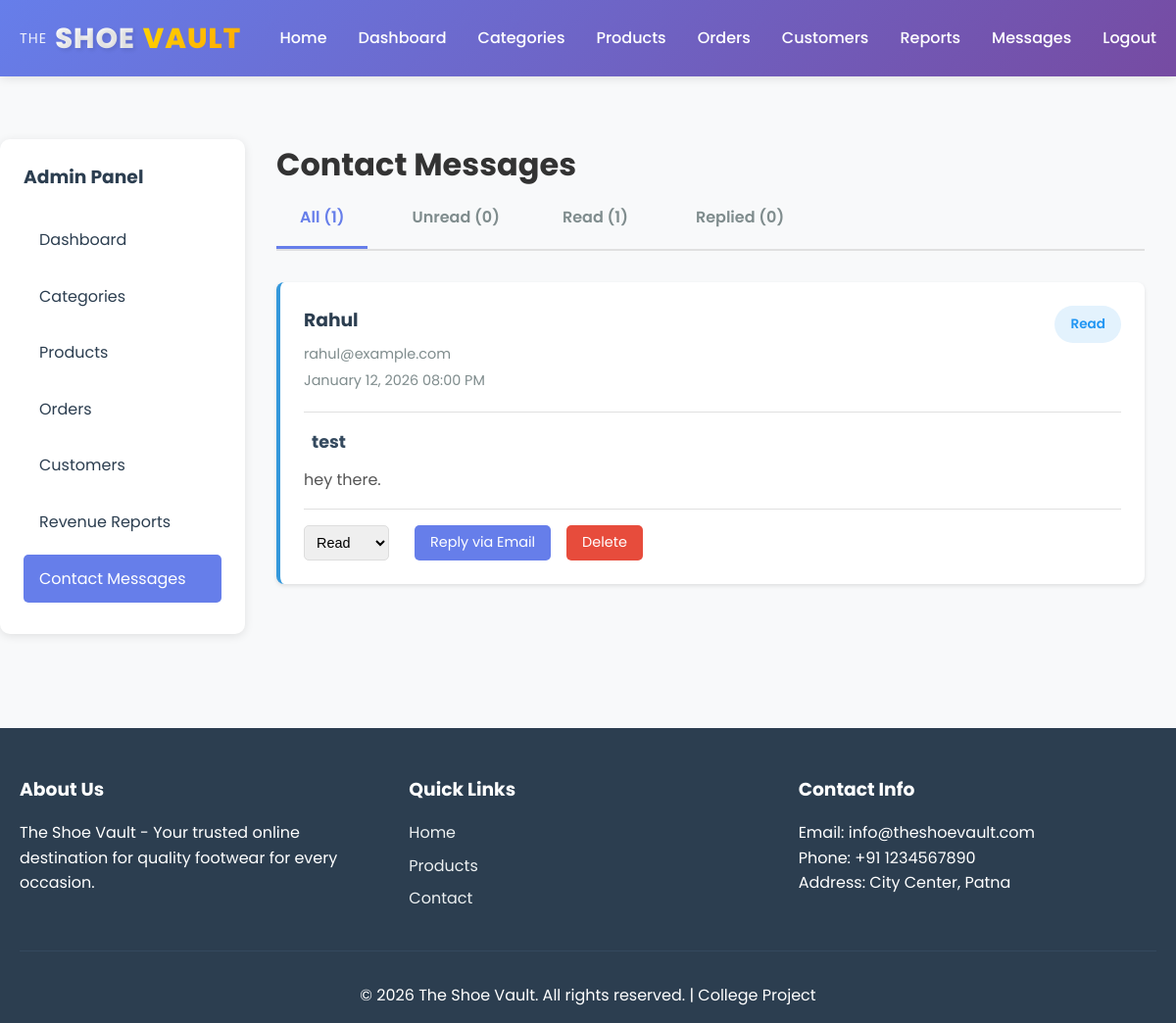
Screenshot of /admin/contact-messages.php (signed in) with the database file from the repository.
### tables this page shows
CREATE TABLE `contact_messages` (
  `id` int(11) NOT NULL,
  `name` varchar(100) NOT NULL,
  `email` varchar(100) NOT NULL,
  `subject` varchar(200) NOT NULL,
  `message` text NOT NULL,
  `status` enum('unread','read','replied') DEFAULT 'unread',
  `created_at` timestamp NOT NULL DEFAULT current_timestamp()
);

### admin/contact-messages.php (the view, shortened to what this page needs)
<?php
require_once '../includes/config.php';
$filter = isset($_GET['filter']) ? $_GET['filter'] : 'all';
$whereClause = '';
$messagesQuery = "SELECT * FROM contact_messages $whereClause ORDER BY created_at DESC";
$messagesResult = mysqli_query($conn, $messagesQuery);
$unreadCount = mysqli_fetch_assoc(mysqli_query($conn, "SELECT COUNT(*) as count FROM contact_messages WHERE status = 'unread'"))['count'];
$readCount = mysqli_fetch_assoc(mysqli_query($conn, "SELECT COUNT(*) as count FROM contact_messages WHERE status = 'read'"))['count'];
$repliedCount = mysqli_fetch_assoc(mysqli_query($conn, "SELECT COUNT(*) as count FROM contact_messages WHERE status = 'replied'"))['count'];
$totalCount = mysqli_num_rows(mysqli_query($conn, "SELECT id FROM contact_messages"));
include '../includes/header.php';
?>
<div class="admin-container">
    <div class="admin-sidebar">
        <h3>Admin Panel</h3>
        <ul class="admin-menu">
            <li><a href="dashboard.php">Dashboard</a></li>
            <li><a href="categories.php">Categories</a></li>
            <li><a href="products.php">Products</a></li>
            <li><a href="orders.php">Orders</a></li>
            <li><a href="customers.php">Customers</a></li>
            <li><a href="reports.php">Revenue Reports</a></li>
            <li><a href="contact-messages.php" class="active">Contact Messages</a></li>
        </ul>
    </div>
    <div class="admin-content" style="padding-right: 2rem;">
        <h1><i class="fas fa-envelope"></i> Contact Messages</h1>
        <div class="filter-tabs">
            <a href="contact-messages.php?filter=all" class="filter-tab <?php echo $filter == 'all' ? 'active' : ''; ?>">
                All (<?php echo $totalCount; ?>)
            </a>
            <a href="contact-messages.php?filter=unread" class="filter-tab <?php echo $filter == 'unread' ? 'active' : ''; ?>">
                <i class="fas fa-circle" style="color: #e74c3c; font-size: 0.6rem;"></i> Unread (<?php echo $unreadCount; ?>)
            </a>
            <a href="contact-messages.php?filter=read" class="filter-tab <?php echo $filter == 'read' ? 'active' : ''; ?>">
                Read (<?php echo $readCount; ?>)
            </a>
            <a href="contact-messages.php?filter=replied" class="filter-tab <?php echo $filter == 'replied' ? 'active' : ''; ?>">
                <i class="fas fa-check-circle" style="color: #27ae60; font-size: 0.8rem;"></i> Replied (<?php echo $repliedCount; ?>)
            </a>
        </div>
        <?php if (mysqli_num_rows($messagesResult) > 0): ?>
            <div class="messages-list">
                <?php while ($msg = mysqli_fetch_assoc($messagesResult)): ?>
                    <div class="message-card <?php echo $msg['status']; ?>">
                        <div class="message-header">
                            <div class="message-info">
                                <h3>
                                    <?php echo htmlspecialchars($msg['name']); ?>
                                </h3>
                                <p class="message-email"><i class="fas fa-envelope"></i> <?php echo htmlspecialchars($msg['email']); ?></p>
                                <p class="message-date"><i class="fas fa-clock"></i> <?php echo date('F d, Y h:i A', strtotime($msg['created_at'])); ?></p>
                            </div>
                            <div class="message-actions">
                                <span class="status-badge status-<?php echo $msg['status']; ?>">
                                    <?php echo ucfirst($msg['status']); ?>
                                </span>
                            </div>
                        </div>
                        <div class="message-body">
                            <h4><i class="fas fa-tag"></i> <?php echo htmlspecialchars($msg['subject']); ?></h4>
                            <p><?php echo nl2br(htmlspecialchars($msg['message'])); ?></p>
                        </div>
                        <div class="message-footer">
                            <form method="POST" style="display: inline-block; margin-right: 10px;">
                                <select name="status" onchange="this.form.submit()" class="status-select">
                                    <option value="read" <?php echo $msg['status'] == 'read' ? 'selected' : ''; ?>>Read</option>
                                </select>
                            </form>
                            <a href="mailto:<?php echo htmlspecialchars($msg['email']); ?>?subject=Re: <?php echo urlencode($msg['subject']); ?>" class="btn btn-primary btn-sm">
                                <i class="fas fa-reply"></i> Reply via Email
                            </a>
                            <a href="contact-messages.php?delete=<?php echo $msg['id']; ?>" class="btn btn-delete btn-sm" onclick="return confirm('Are you sure you want to delete this message?')">
                                <i class="fas fa-trash"></i> Delete
                            </a>
                        </div>
                    </div>
                <?php endwhile; ?>
            </div>
        <?php endif; ?>
    </div>
</div>
<?php include '../includes/footer.php'; ?>

### assets/css/style.css (style rules this page uses)
* { margin: 0; padding: 0; box-sizing: border-box; }
body { font-family: 'Poppins', -apple-system, BlinkMacSystemFont, 'Segoe UI', Roboto, 'Helvetica Neue', Arial, sans-serif; line-height: 1.6; color: #333; background-color: #f8f9fa; }
.btn { display: inline-block; padding: 0.6rem 1.5rem; border: none; border-radius: 5px; cursor: pointer; text-decoration: none; font-size: 1rem; transition: all 0.3s; text-align: center; }
.btn-primary { background: #667eea; color: white; }
.btn-sm { padding: 0.4rem 1rem; font-size: 0.9rem; }
.btn-delete { background: #e74c3c; color: white; }
.admin-container { display: flex; gap: 2rem; margin-top: 2rem; }
.admin-sidebar { width: 250px; background: white; padding: 1.5rem; border-radius: 10px; box-shadow: 0 2px 10px rgba(0,0,0,0.1); height: fit-content; position: sticky; top: 100px; }
.admin-sidebar h3 { margin-bottom: 1.5rem; color: #2c3e50; }
.admin-menu { list-style: none; }
.admin-menu li { margin-bottom: 0.5rem; }
.admin-menu li a { display: block; padding: 0.75rem 1rem; color: #2c3e50; text-decoration: none; border-radius: 5px; transition: all 0.3s; }
.admin-menu li a:hover, .admin-menu li a.active { background: #667eea; color: white; }
.admin-content { flex: 1; }
.status-badge { display: inline-block; padding: 0.25rem 0.75rem; border-radius: 15px; font-size: 0.85rem; font-weight: 500; }

### admin/contact-messages.php (style rules this page uses)
.filter-tabs { display: flex; gap: 1rem; margin-bottom: 2rem; border-bottom: 2px solid #e0e0e0; padding-bottom: 0; }
.filter-tab { padding: 1rem 1.5rem; text-decoration: none; color: #7f8c8d; font-weight: 600; border-bottom: 3px solid transparent; transition: all 0.3s; display: flex; align-items: center; gap: 5px; }
.filter-tab.active { color: #667eea; border-bottom-color: #667eea; }
.messages-list { display: flex; flex-direction: column; gap: 1.5rem; }
.message-card { background: white; border-radius: 8px; padding: 1.5rem; box-shadow: 0 2px 4px rgba(0,0,0,0.1); transition: all 0.3s; border-left: 4px solid #e0e0e0; }
.message-card.read { border-left-color: #3498db; }
.message-header { display: flex; justify-content: space-between; align-items: flex-start; margin-bottom: 1rem; padding-bottom: 1rem; border-bottom: 1px solid #e0e0e0; }
.message-info h3 { margin-bottom: 0.5rem; color: #2c3e50; display: flex; align-items: center; gap: 8px; }
.message-email, .message-date { color: #7f8c8d; font-size: 0.9rem; margin: 0.25rem 0; }
.message-body { margin-bottom: 1rem; }
.message-body h4 { color: #34495e; margin-bottom: 0.75rem; font-size: 1.1rem; display: flex; align-items: center; gap: 8px; }
.message-body p { color: #555; line-height: 1.6; }
.message-footer { display: flex; align-items: center; gap: 1rem; padding-top: 1rem; border-top: 1px solid #e0e0e0; }
.status-select { padding: 0.5rem; border: 1px solid #ddd; border-radius: 5px; font-size: 0.9rem; cursor: pointer; }
.status-badge { padding: 0.5rem 1rem; border-radius: 20px; font-size: 0.85rem; font-weight: 600; }
.status-read { background: #e3f2fd; color: #2196f3; }

### rows the page displays
contact_messages: name "Rahul", email "rahul@example.com", created_at "January 12, 2026 08:00 PM", status "Read", subject "test", message "hey there."

### other values shown
$totalCount "1"
$unreadCount "0"
$readCount "1"
$repliedCount "0"
